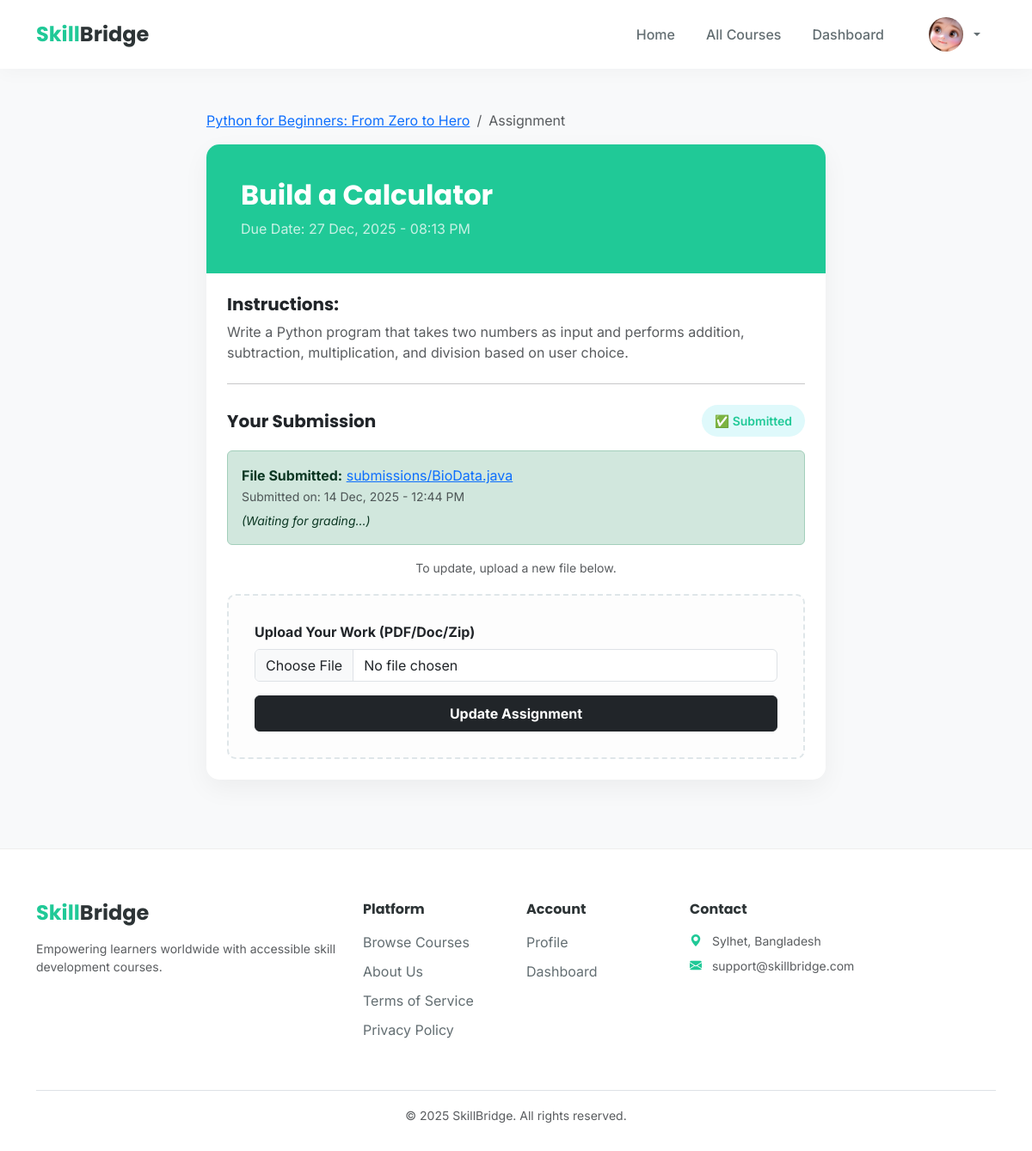
The app's page /course/3/assignment/2/ (signed in) with its own data.
### core/models.py (models this page shows, shortened)
class User(AbstractUser):
    ROLE_CHOICES = (
        ('student', 'Student'),
        ('mentor', 'Mentor'),
        ('admin', 'Admin'),
    )
    DEPT_CHOICES = (
        ('CSE', 'Computer Science & Engineering'),
        ('SWE', 'Software Engineering'),
        ('EEE', 'Electrical & Electronic Engineering'),
        ('BBA', 'Business Administration'),
        ('OTHER', 'Other'),
    )
    GENDER_CHOICES = (
        ('M', 'Male'),
        ('F', 'Female'),
        ('O', 'Other'),
    )
    TRACK_CHOICES = (
        ('web', 'Web Development'),
        ('data', 'Data Science'),
        ('network', 'Networking'),
        ('app', 'App Development'),
    )
    role = models.CharField(max_length=10, choices=ROLE_CHOICES, default='student')
    phone_number = models.CharField(max_length=15, blank=True, null=True)
    dob = models.DateField(null=True, blank=True, help_text="Date of Birth")
    gender = models.CharField(max_length=1, choices=GENDER_CHOICES, blank=True, null=True)
    address = models.TextField(blank=True, null=True)
    profile_photo = models.ImageField(upload_to='profile_photos/', blank=True, null=True)
    student_id = models.CharField(max_length=20, blank=True, null=True)
    department = models.CharField(max_length=10, choices=DEPT_CHOICES, blank=True, null=True)
    semester = models.CharField(max_length=20, blank=True, null=True)
    preferred_track = models.CharField(max_length=20, choices=TRACK_CHOICES, blank=True, null=True)
    learning_goal = models.CharField(max_length=255, blank=True, null=True)

class Course(models.Model):
    title = models.CharField(max_length=200)
    description = models.TextField()
    mentor = models.ForeignKey(
        User,
        on_delete=models.CASCADE,
        related_name='mentored_courses',
        limit_choices_to={'role': 'mentor'},
    )
    course_image = models.ImageField(upload_to='course_images/', blank=True, null=True)
    created_at = models.DateTimeField(auto_now_add=True)

class Assignment(models.Model):
    course = models.ForeignKey(Course, on_delete=models.CASCADE, related_name='assignments')
    title = models.CharField(max_length=200)
    description = models.TextField()
    due_date = models.DateTimeField()

class Submission(models.Model):
    assignment = models.ForeignKey(Assignment, on_delete=models.CASCADE)
    student = models.ForeignKey(
        User,
        on_delete=models.CASCADE,
        limit_choices_to={'role': 'student'},
    )
    file = models.FileField(upload_to='submissions/', blank=True, null=True)
    marks = models.IntegerField(null=True, blank=True)
    submitted_at = models.DateTimeField(auto_now_add=True)

### core/views.py (the view)
# urls.py: path('course/<int:course_id>/assignment/<int:assignment_id>/', views.assignment_detail, name='assignment_detail'),
@login_required
def assignment_detail(request, course_id, assignment_id):
    course = get_object_or_404(Course, id=course_id)
    assignment = get_object_or_404(Assignment, id=assignment_id, course=course)
    is_enrolled = Enrollment.objects.filter(student=request.user, course=course).exists()
    if not is_enrolled:
        messages.error(request, "You must enroll in this course to submit assignments.")
        return redirect('course_detail', course_id=course.id)
    submission = Submission.objects.filter(assignment=assignment, student=request.user).first()
    if request.method == 'POST':
        form = AssignmentSubmissionForm(request.POST, request.FILES, instance=submission)
        if form.is_valid():
            sub = form.save(commit=False)
            sub.assignment = assignment
            sub.student = request.user
            sub.save()
            messages.success(request, "Assignment submitted successfully! 🎉")
            return redirect('assignment_detail', course_id=course.id, assignment_id=assignment.id)
    else:
        form = AssignmentSubmissionForm(instance=submission)
    return render(request, 'assignment_detail.html', {
        'course': course,
        'assignment': assignment,
        'submission': submission,
        'form': form
    })

### core/forms.py
class AssignmentSubmissionForm(forms.ModelForm):
    class Meta:
        model = Submission
        fields = ['file']
        widgets = {
            'file': forms.FileInput(attrs={
                'class': 'form-control',
                'accept': '.pdf,.doc,.docx,.zip'
            }),
        }

### core/templates/assignment_detail.html (shortened to what this page needs)
{% extends 'base.html' %}
{% block content %}
<div class="container mt-5 mb-5">
    <div class="row justify-content-center">
        <div class="col-md-8">
            <nav aria-label="breadcrumb" class="mb-3">
                <ol class="breadcrumb">
                    <li class="breadcrumb-item"><a href="{% url 'course_detail' course.id %}">{{ course.title }}</a></li>
                    <li class="breadcrumb-item active" aria-current="page">Assignment</li>
                </ol>
            </nav>
            <div class="card assignment-card">
                <div class="header-section">
                    <h2 style="font-weight: 700;">{{ assignment.title }}</h2>
                    <p class="mb-0 opacity-75">Due Date: {{ assignment.due_date|date:"d M, Y - h:i A" }}</p>
                </div>
                <div class="card-body p-4">
                    <h5 class="fw-bold">Instructions:</h5>
                    <p class="text-muted">{{ assignment.description }}</p>
                    <hr class="my-4">
                    <div class="d-flex justify-content-between align-items-center mb-3">
                        <h5 class="fw-bold m-0">Your Submission</h5>
                        {% if submission %}
                            <span class="status-badge status-submitted">✅ Submitted</span>
                        {% else %}
                            <span class="status-badge status-pending">⚠️ Pending</span>
                        {% endif %}
                    </div>
                    {% if submission %}
                        <div class="alert alert-success">
                            <strong>File Submitted:</strong>
                            <a href="{{ submission.file.url }}" target="_blank" class="text-decoration-underline">{{ submission.file.name }}</a>
                            <br>
                            <small class="text-muted">Submitted on: {{ submission.submitted_at|date:"d M, Y - h:i A" }}</small>
                            {% if submission.marks %}
                                <div class="mt-2 pt-2 border-top border-success">
                                    <strong>Marks Obtained:</strong> <span class="badge bg-success">{{ submission.marks }} / 100</span>
                                </div>
                            {% else %}
                                <div class="mt-1">
                                    <small><i>(Waiting for grading...)</i></small>
                                </div>
                            {% endif %}
                        </div>
                        <p class="text-center text-muted small mt-2">To update, upload a new file below.</p>
                    {% endif %}
                    <div class="upload-box">
                        <form method="post" enctype="multipart/form-data">
                            <div class="mb-3 text-start">
                                <label class="form-label fw-bold">Upload Your Work (PDF/Doc/Zip)</label>
                                {{ form.file }}
                            </div>
                            <button type="submit" class="btn btn-dark w-100 py-2 fw-bold">
                                {% if submission %} Update Assignment {% else %} Submit Assignment 🚀 {% endif %}
                            </button>
                        </form>
                    </div>
                </div>
            </div>
        </div>
    </div>
</div>
{% endblock %}

### core/templates/base.html (shortened to what this page needs)
<!DOCTYPE html>
<html lang="en">
<head>
    <link href="https://cdn.jsdelivr.net/npm/bootstrap@5.3.0/dist/css/bootstrap.min.css" rel="stylesheet">
    <link rel="stylesheet" href="https://cdn.jsdelivr.net/npm/bootstrap-icons@1.10.0/font/bootstrap-icons.css">
</head>
<body>
    <nav class="navbar navbar-expand-lg fixed-top">
        <div class="container">
            <a class="navbar-brand brand-font" href="{% url 'home' %}">
                <span class="text-brand">Skill</span>Bridge
            </a>
            <div class="collapse navbar-collapse" id="navbarNav">
                <ul class="navbar-nav ms-auto align-items-center">
                    <li class="nav-item"><a class="nav-link" href="{% url 'home' %}">Home</a></li>
                    <li class="nav-item"><a class="nav-link" href="{% url 'course_list' %}">All Courses</a></li>
                    {% if user.is_authenticated %}
                        <li class="nav-item"><a class="nav-link" href="{% url 'student_dashboard' %}">Dashboard</a></li>
                        <li class="nav-item dropdown ms-3">
                            <a class="nav-link dropdown-toggle d-flex align-items-center gap-2" href="#" role="button" data-bs-toggle="dropdown">
                                {% if user.profile_photo %}
                                    <img src="{{ user.profile_photo.url }}" style="width: 40px; height: 40px; border-radius: 50%; object-fit: cover;">
                                {% else %}
                                    <div style="width: 40px; height: 40px; background: var(--brand-color); color: white; border-radius: 50%; display: flex; align-items: center; justify-content: center; font-weight: bold;">
                                        {{ user.first_name|first|default:user.username|first|upper }}
                                    </div>
                                {% endif %}
                            </a>
                        </li>
                    {% else %}
                        <li class="nav-item ms-3"><a class="nav-link fw-bold text-dark" href="{% url 'student_login' %}">Log In</a></li>
                        <li class="nav-item ms-2"><a class="btn btn-brand" href="{% url 'student_register' %}">Sign Up Free</a></li>
                    {% endif %}
                </ul>
            </div>
        </div>
    </nav>
    <main class="container">
        {% block content %}{% endblock %}
    </main>
    <footer class="main-footer">
        <div class="container">
            <div class="row">
                <div class="col-lg-4 mb-4">
                    <h4 class="brand-font fw-bold"><span class="text-brand">Skill</span>Bridge</h4>
                    <p class="text-muted small mt-3">Empowering learners worldwide with accessible skill development courses.</p>
                </div>
                <div class="col-lg-2 col-6 mb-4">
                    <h6 class="fw-bold mb-3">Platform</h6>
                    <a href="{% url 'course_list' %}" class="footer-link">Browse Courses</a>
                    <a href="{% url 'about' %}" class="footer-link">About Us</a>
                    <a href="{% url 'terms' %}" class="footer-link">Terms of Service</a>
                    <a href="{% url 'privacy' %}" class="footer-link">Privacy Policy</a>
                </div>
                <div class="col-lg-2 col-6 mb-4">
                    <h6 class="fw-bold mb-3">Account</h6>
                    {% if user.is_authenticated %}
                        <a href="{% url 'student_profile' %}" class="footer-link">Profile</a>
                        <a href="{% url 'student_dashboard' %}" class="footer-link">Dashboard</a>
                    {% else %}
                        <a href="{% url 'student_login' %}" class="footer-link">Login</a>
                        <a href="{% url 'student_register' %}" class="footer-link">Register</a>
                    {% endif %}
                </div>
                <div class="col-lg-4 mb-4">
                    <h6 class="fw-bold mb-3">Contact</h6>
                    <p class="text-muted small mb-2"><i class="bi bi-geo-alt-fill text-brand me-2"></i> Sylhet, Bangladesh</p>
                    <p class="text-muted small mb-2"><i class="bi bi-envelope-fill text-brand me-2"></i> support@skillbridge.com</p>
                </div>
            </div>
            <div class="text-center mt-4 pt-3 border-top">
                <small class="text-muted">&copy; 2025 SkillBridge. All rights reserved.</small>
            </div>
        </div>
    </footer>
</body>
</html>

### core/templates/base.html (style rules this page uses)
:root { --brand-color: #20c997; --brand-dark: #17a589; --text-main: #2d3436; --text-muted: #636e72; --bg-body: #f8f9fa; --navbar-height: 80px; }
body { font-family: 'Inter', sans-serif; background-color: var(--bg-body); color: var(--text-main); padding-top: var(--navbar-height); opacity: 0; animation: fadeIn 0.5s ease-in-out forwards; }
h1, h2, h3, h4, h5, h6, .brand-font { font-family: 'Poppins', sans-serif; }
.navbar { background-color: rgba(255, 255, 255, 0.95); backdrop-filter: blur(10px); box-shadow: 0 4px 20px rgba(0,0,0,0.03); height: var(--navbar-height); }
.navbar-brand { font-weight: 700; font-size: 24px; color: var(--text-main) !important; }
.text-brand { color: var(--brand-color); }
.nav-link { font-weight: 500; color: var(--text-muted) !important; margin: 0 10px; transition: 0.3s; position: relative; }
.main-footer { background: white; padding: 60px 0 30px; margin-top: 80px; border-top: 1px solid #eee; }
.footer-link { color: var(--text-muted); text-decoration: none; display: block; margin-bottom: 10px; transition: 0.3s; }

### core/templates/assignment_detail.html (style rules this page uses)
.assignment-card { border: none; border-radius: 15px; box-shadow: 0 10px 30px rgba(0,0,0,0.05); overflow: hidden; }
.header-section { background: #20c997; color: white; padding: 40px; }
.status-badge { font-size: 14px; padding: 8px 15px; border-radius: 50px; font-weight: 600; }
.status-submitted { background: #dff9fb; color: #20c997; }
.upload-box { border: 2px dashed #dfe6e9; padding: 30px; text-align: center; border-radius: 10px; background: #fdfdfd; margin-top: 20px; }

### records on screen
User: profile_photo (picture)
Course: title "Python for Beginners: From Zero to Hero"
Assignment: title "Build a Calculator", due_date "27 Dec, 2025 - 08:13 PM", description "Write a Python program that takes two numbers as input and performs addition, subtraction, multiplication, and division based on user choice."
Submission: file.name "submissions/BioData.java", submitted_at "14 Dec, 2025 - 12:44 PM"
